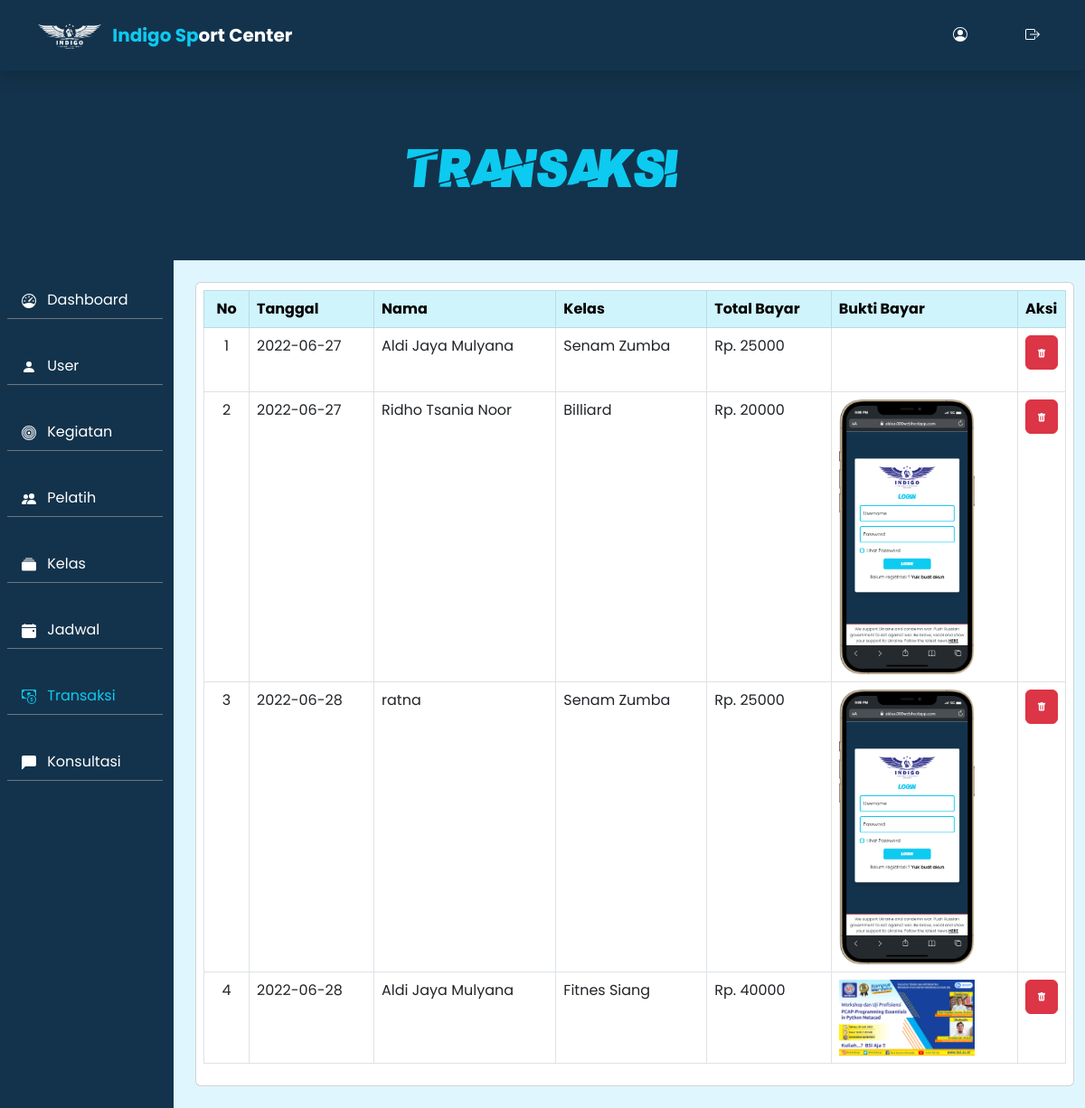
The app's page /transaksi.php (signed in) with its own data.
### tables this page shows
CREATE TABLE `transaksi` (
  `id_transaksi` int(11) NOT NULL,
  `tanggal` date NOT NULL,
  `id_user` int(11) NOT NULL,
  `id_kelas` int(11) NOT NULL,
  `total_bayar` double NOT NULL,
  `gambar` varchar(255) NOT NULL
);

CREATE TABLE `user` (
  `id_user` int(11) NOT NULL,
  `nama` varchar(255) NOT NULL,
  `username` varchar(255) NOT NULL,
  `tempat` varchar(255) NOT NULL,
  `tl` varchar(255) NOT NULL,
  `jk` varchar(255) NOT NULL,
  `alamat` varchar(255) NOT NULL,
  `nohp` varchar(255) NOT NULL,
  `email` varchar(255) NOT NULL,
  `password` varchar(255) NOT NULL,
  `level` varchar(255) NOT NULL
);

CREATE TABLE `kelas` (
  `id_kelas` int(11) NOT NULL,
  `id_kegiatan` int(11) NOT NULL,
  `id_pelatih` int(11) NOT NULL,
  `nama_kelas` varchar(255) NOT NULL,
  `deskripsi` text NOT NULL,
  `jadwal` datetime NOT NULL,
  `harga` double NOT NULL,
  `stok` int(11) NOT NULL,
  `gambar` varchar(255) NOT NULL
);

### koneksidb.php (called while the page is built, shortened)
<?php
$conn = mysqli_connect("localhost","root","","db_fitnes");
function query($query){
    global $conn;
    $result = mysqli_query($conn, $query);
    $rows = [];
    while($row = mysqli_fetch_assoc($result)){
        $rows[] = $row;
    }
    return $rows;
}
?>

### transaksi.php (the view, shortened to what this page needs)
<?php
require "koneksidb.php";
$transaksi = query("SELECT * FROM transaksi");
?>
<!DOCTYPE html>
<html lang="en">
  <head>
    <link rel="stylesheet" href="css/bootstrap.min.css" />
    <link rel="stylesheet" href="css/aos.css" />
    <link rel="stylesheet" href="css/style.css" />
  </head>
  <body class="bg-awal">
    <nav class="navbar fixed-top navbar-expand-lg navbar-dark p-md-3 bg-awal shadow">
      <div class="container">
        <a href="#" class="navbar-brand fs-5 fw-bold">
          <img src="img/indigo1.png" class="me-2" width="70px" alt="" />
          <span class="text-info">Indigo Sp</span>ort Center
        </a>
        <div class="collapse navbar-collapse" id="navbarSupportedContent">
          <ul class="navbar-nav ms-auto mb-2 mb-lg-0">
            <li class="nav-item">
              <a class="nav-link text-white mx-lg-4 my-2 my-lg-0 font-bebas fs-5" href="contact.php">
              </a>
            </li>
            <li class="nav-item">
              <a class="nav-link text-white text-white ms-lg-4 my-2 my-lg-0 font-bebas fs-5" href="logout.php" data-bs-toggle="tooltip" title="Logout">
              </a>
            </li>
          </ul>
        </div>
      </div>
    </nav>
    <div class="pt-5 mt-5 bg-awal w-100 d-flex justify-content-center align-items-center" style="height: 30vh">
      <div class="content text-md-center text-start mx-4 mx-md-0" data-aos="zoom-in" data-aos-duration="1300">
        <h1 class="fs-60 text-info font-payback">Transaksi</h1>
      </div>
    </div>
    <div class="conatainer-fluid p-0 m-0">
      <div class="row">
        <div class="col-md-2 bg-awal h-100">
          <ul class="nav flex-column mt-2 ms-2">
            <li class="nav-item">
              <a class="nav-link text-white border-bottom border-secondary my-3 active" aria-current="page" href="dashboard.php">
                Dashboard
              </a>
            </li>
            <li class="nav-item">
              <a class="nav-link text-white border-bottom border-secondary my-3" href="user.php">
                <svg xmlns="http://www.w3.org/2000/svg" width="16" height="16" fill="currentColor" class="bi bi-person-fill me-2" viewBox="0 0 16 16">
                  <path d="M3 14s-1 0-1-1 1-4 6-4 6 3 6 4-1 1-1 1H3zm5-6a3 3 0 1 0 0-6 3 3 0 0 0 0 6z" />
                </svg>
                User
              </a>
            </li>
            <li class="nav-item">
              <a class="nav-link text-white border-bottom border-secondary my-3" href="kegiatan.php">
                Kegiatan
              </a>
            </li>
            <li class="nav-item">
              <a class="nav-link text-white border-bottom border-secondary my-3" href="pelatih.php">
                Pelatih
              </a>
            </li>
            <li class="nav-item">
              <a class="nav-link text-white border-bottom border-secondary my-3" href="kelasog.php">
                Kelas
              </a>
            </li>
            <li class="nav-item">
              <a class="nav-link text-white border-bottom border-secondary my-3" href="jadwal.php">
                Jadwal
              </a>
            </li>
            <li class="nav-item">
              <a class="nav-link text-info border-bottom border-secondary my-3" href="transaksi.php">
                Transaksi
              </a>
            </li>
            <li class="nav-item">
              <a class="nav-link text-white border-bottom border-secondary my-3" href="komentar.php">
                <svg xmlns="http://www.w3.org/2000/svg" width="16" height="16" fill="currentColor" class="bi bi-chat-left-fill me-2" viewBox="0 0 16 16">
                  <path d="M2 0a2 2 0 0 0-2 2v12.793a.5.5 0 0 0 .854.353l2.853-2.853A1 1 0 0 1 4.414 12H14a2 2 0 0 0 2-2V2a2 2 0 0 0-2-2H2z" />
                </svg>
                Konsultasi
              </a>
            </li>
          </ul>
        </div>
        <div class="col-md-10 p-4 bg-aneh">
          <div class="card p-2">
            <div class="table-responsive">
              <table class="table table-bordered">
                <thead class="table-info">
                  <tr>
                    <th width="50" class="text-center">No</th>
                    <th>Tanggal</th>
                    <th>Nama</th>
                    <th>Kelas</th>
                    <th>Total Bayar</th>
                    <th>Bukti Bayar</th>
                    <th width="50">Aksi</th>
                  </tr>
                </thead>
                <tbody>
                  <?php $i = 1;?>
                  <?php foreach($transaksi as $transaksi2):?>
                  <tr>
                    <td class="text-center"><?= $i;?></td>
                    <td><?= $transaksi2["tanggal"];?></td>
                    <td>
                      <?php
                      $user = $transaksi2['id_user'];
                      $user2 = query("SELECT * FROM user WHERE id_user = '$user'")[0];
                      ?>
                      <?= $user2['nama'];?>
                    </td>
                    <td>
                      <?php
                      $kelas = $transaksi2['id_kelas'];
                      $kelas2 = query("SELECT * FROM kelas WHERE id_kelas = '$kelas'")[0];
                      ?>
                      <?= $kelas2['nama_kelas'];?>
                    </td>
                    <td>Rp. <?= $transaksi2["total_bayar"];?></td>
                    <td><img src="img/<?= $transaksi2["gambar"];?>" alt="" width="150"></td>
                    <td>
                      <a href="hapustransaksi.php?id_transaksi=<?= $transaksi2["id_transaksi"];?>" class="text-decoration-none mb-3 btn btn-danger" onclick="return confirm('Anda yakin data ingin dihapus ?');" data-bs-toggle="tooltip" title="Hapus">
                      </a>
                    </td>
                  </tr>
                  <?php $i++?>
                  <?php endforeach; ?>
                </tbody>
              </table>
            </div>
          </div>
        </div>
      </div>
    </div>
  </body>
</html>

### css/style.css (style rules this page uses)
.font-bebas { font-family: Bebas Neue; }
.font-payback { font-family: PaybAck; }
* { font-family: Poppins; }
.fs-60 { font-size: 60px; }
.bg-awal { background-color: #13334c; }
.bg-aneh { background-color: #dff6ff; }

### records on screen
transaksi: tanggal "2022-06-27", id_user.nama "Aldi Jaya Mulyana", id_kelas.nama_kelas "Senam Zumba", total_bayar "25000"
transaksi: tanggal "2022-06-27", id_user.nama "Ridho Tsania Noor", id_kelas.nama_kelas "Billiard", total_bayar "20000", gambar (picture)
transaksi: tanggal "2022-06-28", id_user.nama "ratna", id_kelas.nama_kelas "Senam Zumba", total_bayar "25000", gambar (picture)
transaksi: tanggal "2022-06-28", id_user.nama "Aldi Jaya Mulyana", id_kelas.nama_kelas "Fitnes Siang", total_bayar "40000", gambar (picture)
